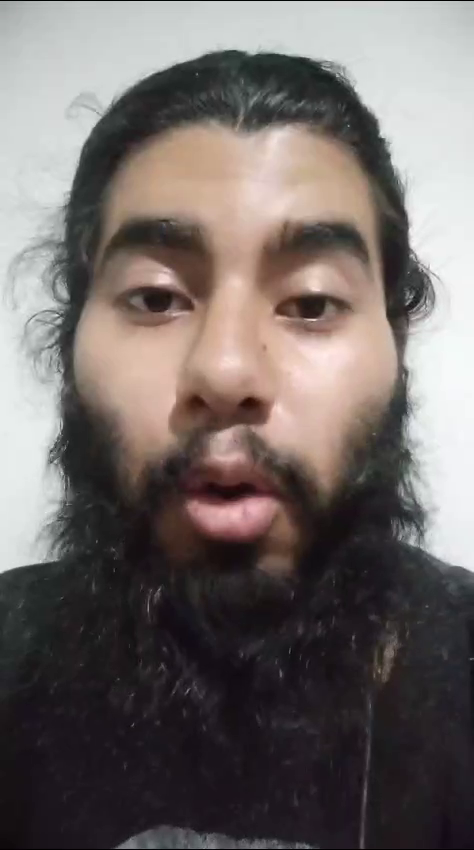
#> input picture frame 4 of 1_Proyecto_Rostros/Video/v6.mp4, 474 x 850 px
$ jupyter execute CapturarRostrosVideo.ipynb
#> lines starting #> are read from the running program, lines starting #| are printed output that depends on the picture
[cell 1]
import numpy as np
import cv2 as cv

# Cargar el clasificador de rostros
rostro = cv.CascadeClassifier('C:/Projects/ITM/INTELIGENCIA ARTIFICIAL/Unidad 1/tools/haarcascade_frontalface_alt.xml')

# Capturar video desde archivo
cap = cv.VideoCapture("C:/Projects/ITM/INTELIGENCIA ARTIFICIAL/1_Proyecto_Rostros/Video/v6.mp4")
i = 90
while cap.isOpened():  # Mientras el video esté abierto
    ret, frame = cap.read()
#> frame is the input picture: shape (850, 474, 3); mean B, G, R 104.2, 106.5, 114.4

    if not ret:  # Si no se puede leer más del video, termina el bucle
        break

    # Convertir a escala de grises
    gray = cv.cvtColor(frame, cv.COLOR_BGR2GRAY)
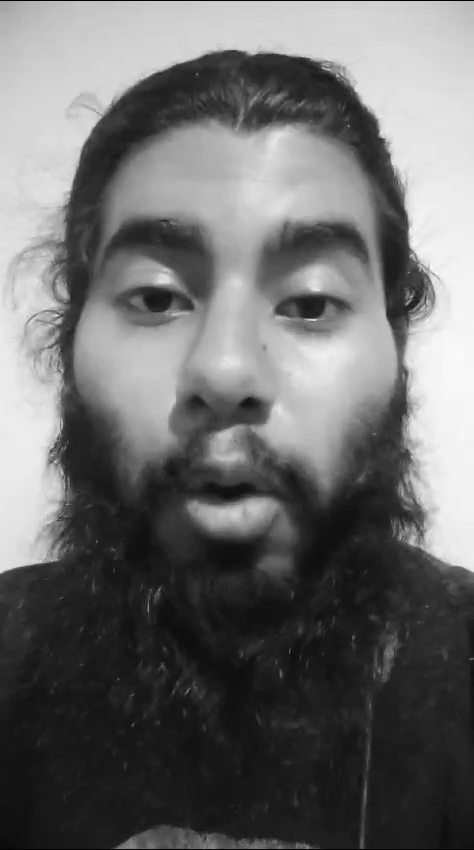
#> gray: shape (850, 474); min 0, max 252, mean 108.5
    rostros = rostro.detectMultiScale(gray, 1.3, 5)
#> rostros = [[36, 129, 387, 387]]

    for (x, y, w, h) in rostros:
        # Extraer y redimensionar el rostro detectado
        frame2 = frame[y:y+h, x:x+w]
        frame2 = cv.resize(frame2, (100, 100), interpolation=cv.INTER_AREA)
        # Guardar el rostro redimensionado
        cv.imwrite('C:/Projects/ITM/INTELIGENCIA ARTIFICIAL/1_Proyecto_Rostros/Img/Sorprendido/Sorprendido{}.png'.format(i), frame2)
        i += 1
#> this loop made 1 pass
#> (x, y, w, h, i) on pass 1: (36, 129, 387, 387, 91)
#> pass 1, `frame2 = frame[y:y+h, x:x+w]`:
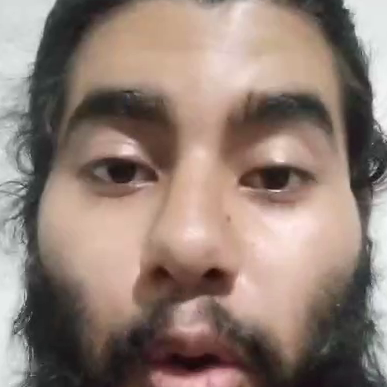
#> frame2: shape (387, 387, 3); mean B, G, R 116.6, 126.2, 144.6
#> pass 1, `frame2 = cv.resize(frame2, (100, 100), interpolation=cv.INTER_AREA)`:
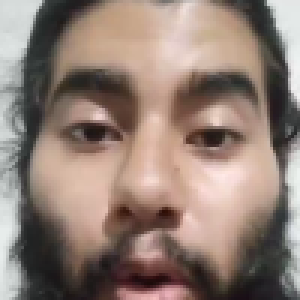
#> frame2: shape (100, 100, 3) (shown 3 times larger); mean B, G, R 116.6, 126.2, 144.7
#> after the loop, i = 91

    cv.imshow('rostros', frame)
    k = cv.waitKey(1) & 0xFF
#> (key Esc is pressed here)

    # Presiona esc para salir
    if k == 27:
        break

cap.release()
cv.destroyAllWindows()

$ run again, starting later in the video
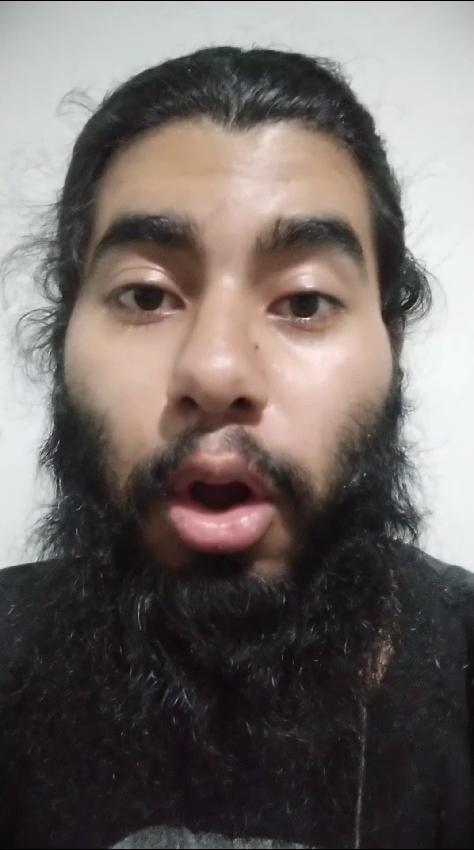
#> input picture frame 21 of 1_Proyecto_Rostros/Video/v6.mp4, 474 x 850 px
#> frame is the input picture: shape (850, 474, 3); mean B, G, R 101.6, 104.3, 112.2
#> `gray = cv.cvtColor(frame, cv.COLOR_BGR2GRAY)`:
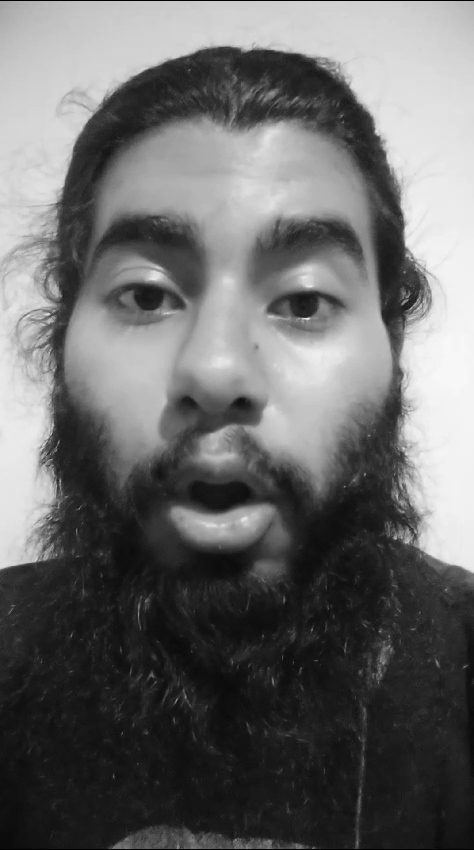
#> gray: shape (850, 474); min 0, max 248, mean 106.3
#> rostros = [[32, 126, 394, 394]]
#> the loop `for (x, y, w, h) in rostros:` made 1 pass
#> (x, y, w, h, i) on pass 1: (32, 126, 394, 394, 91)
#> pass 1, `frame2 = cv.resize(frame2, (100, 100), interpolation=cv.INTER_AREA)`:
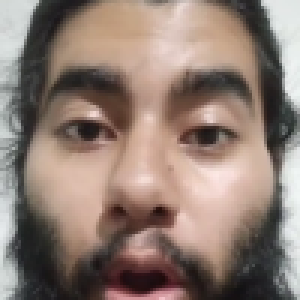
#> frame2: shape (100, 100, 3) (shown 3 times larger); mean B, G, R 115, 124.5, 142.8
#> after the loop `for (x, y, w, h) in rostros:`: i = 91

$ run again, starting later in the video
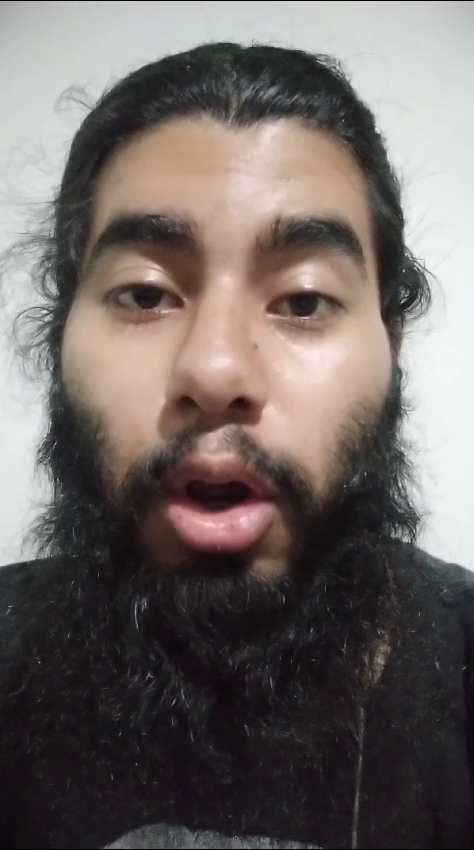
#> input picture frame 38 of 1_Proyecto_Rostros/Video/v6.mp4, 474 x 850 px
#> frame is the input picture: shape (850, 474, 3); mean B, G, R 100.6, 103.6, 111.6
#> `gray = cv.cvtColor(frame, cv.COLOR_BGR2GRAY)`:
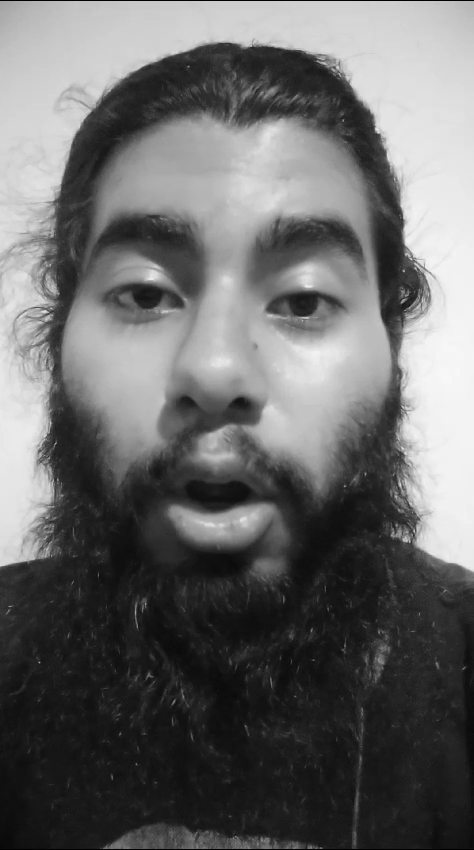
#> gray: shape (850, 474); min 0, max 247, mean 105.5
#> rostros = [[25, 108, 412, 412]]
#> the loop `for (x, y, w, h) in rostros:` made 1 pass
#> (x, y, w, h, i) on pass 1: (25, 108, 412, 412, 91)
#> pass 1, `frame2 = cv.resize(frame2, (100, 100), interpolation=cv.INTER_AREA)`:
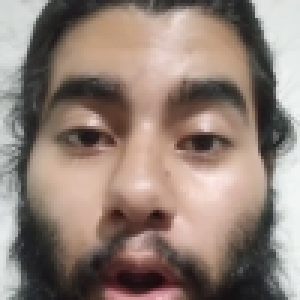
#> frame2: shape (100, 100, 3) (shown 3 times larger); mean B, G, R 118.7, 127.9, 144.7
#> after the loop `for (x, y, w, h) in rostros:`: i = 91
